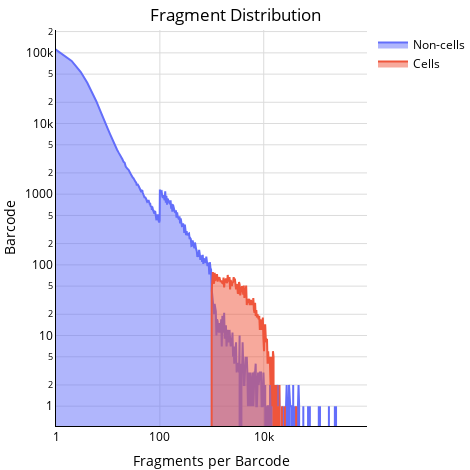

The cell this chart's notebook holds for it:
### Code cell
fig = go.Figure()
fig.add_trace(go.Scatter(x=data_subplots[0]['x'], y=data_subplots[0]['y'], fill='tozeroy', connectgaps=True, name='Non-cells')) # fill down to xaxis
fig.add_trace(go.Scatter(x=data_subplots[1]['x'], y=data_subplots[1]['y'], fill='tozeroy', connectgaps=True, name='Cells')) # fill to trace0 y
fig.update_layout(
            width=470, height=470,
            title={"text": "Fragment Distribution",
                   'y':0.98, 'x':0.5, 'xanchor': 'center', 'yanchor': 'top'},
            xaxis={"type": "log", "color": "black", "gridcolor": "gainsboro", "linecolor": "black"},
            yaxis={"type": "log", "color": "black", "gridcolor": "gainsboro", "linecolor": "black"},
            xaxis_title = "Fragments per Barcode", yaxis_title = "Barcode", font=dict(size=12,color="Black"),
            margin=dict(l=50, r=0, t=30, b=30),
            plot_bgcolor="#FFFFFF",
            legend=dict(title_text=''),
        )
fig.write_image("/SGRNJ06/randd/USER/cjj/celedev/atac/MAESTRO/test/20240307fragdisplot/YYZ20240115_ATAC_X3.pdf", scale=4,)
fig.show()

### Figure 1 — Plotly figure (JSON) as saved in the notebook; plotly's stock layout.template omitted (floating-point values rounded to 4 significant figures; data arrays with more than 128 entries replaced by an {"elided": "..."} marker saying what was removed)
{"data": [{"connectgaps": true, "fill": "tozeroy", "name": "Non-cells", "type": "scatter", "x": {"elided": "450 float values"}, "y": {"elided": "449 int values"}}, {"connectgaps": true, "fill": "tozeroy", "name": "Cells", "type": "scatter", "x": {"elided": "450 float values"}, "y": {"elided": "449 int values"}}], "layout": {"font": {"color": "Black", "size": 12}, "height": 470, "legend": {"title": {"text": ""}}, "margin": {"b": 30, "l": 50, "r": 0, "t": 30}, "plot_bgcolor": "#FFFFFF", "title": {"text": "Fragment Distribution", "x": 0.5, "xanchor": "center", "y": 0.98, "yanchor": "top"}, "width": 470, "xaxis": {"autorange": true, "color": "black", "gridcolor": "gainsboro", "linecolor": "black", "range": [0, 5.989], "title": {"text": "Fragments per Barcode"}, "type": "log"}, "yaxis": {"autorange": true, "color": "black", "gridcolor": "gainsboro", "linecolor": "black", "range": [-0.2802, 5.323], "title": {"text": "Barcode"}, "type": "log"}}}
